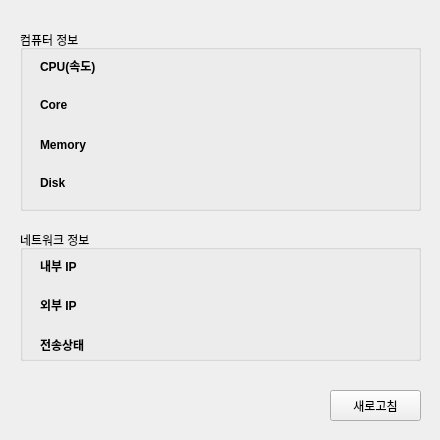
<?xml version="1.0" encoding="UTF-8"?>
<ui version="4.0">
 <class>Form</class>
 <widget class="QWidget" name="Form">
  <property name="geometry">
   <rect>
    <x>0</x>
    <y>0</y>
    <width>440</width>
    <height>440</height>
   </rect>
  </property>
  <property name="sizePolicy">
   <sizepolicy hsizetype="Fixed" vsizetype="Fixed">
    <horstretch>0</horstretch>
    <verstretch>0</verstretch>
   </sizepolicy>
  </property>
  <property name="minimumSize">
   <size>
    <width>440</width>
    <height>440</height>
   </size>
  </property>
  <property name="maximumSize">
   <size>
    <width>440</width>
    <height>440</height>
   </size>
  </property>
  <property name="windowTitle">
   <string>내 컴퓨터 정보</string>
  </property>
  <widget class="QGroupBox" name="groupBox">
   <property name="geometry">
    <rect>
     <x>20</x>
     <y>30</y>
     <width>401</width>
     <height>181</height>
    </rect>
   </property>
   <property name="title">
    <string>컴퓨터 정보</string>
   </property>
   <widget class="QLabel" name="lblDisk">
    <property name="geometry">
     <rect>
      <x>120</x>
      <y>137</y>
      <width>491</width>
      <height>31</height>
     </rect>
    </property>
    <property name="text">
     <string/>
    </property>
   </widget>
   <widget class="QLabel" name="lblCPU">
    <property name="geometry">
     <rect>
      <x>120</x>
      <y>20</y>
      <width>491</width>
      <height>31</height>
     </rect>
    </property>
    <property name="text">
     <string/>
    </property>
   </widget>
   <widget class="QLabel" name="label_2">
    <property name="geometry">
     <rect>
      <x>20</x>
      <y>59</y>
      <width>81</width>
      <height>31</height>
     </rect>
    </property>
    <property name="styleSheet">
     <string notr="true">font-weight: bold;</string>
    </property>
    <property name="text">
     <string>Core</string>
    </property>
   </widget>
   <widget class="QLabel" name="label_3">
    <property name="geometry">
     <rect>
      <x>20</x>
      <y>99</y>
      <width>81</width>
      <height>31</height>
     </rect>
    </property>
    <property name="styleSheet">
     <string notr="true">font-weight: bold;</string>
    </property>
    <property name="text">
     <string>Memory</string>
    </property>
   </widget>
   <widget class="QLabel" name="lblMem">
    <property name="geometry">
     <rect>
      <x>120</x>
      <y>99</y>
      <width>491</width>
      <height>31</height>
     </rect>
    </property>
    <property name="text">
     <string/>
    </property>
   </widget>
   <widget class="QLabel" name="label_4">
    <property name="geometry">
     <rect>
      <x>20</x>
      <y>137</y>
      <width>81</width>
      <height>31</height>
     </rect>
    </property>
    <property name="styleSheet">
     <string notr="true">font-weight: bold;</string>
    </property>
    <property name="text">
     <string>Disk</string>
    </property>
   </widget>
   <widget class="QLabel" name="label">
    <property name="geometry">
     <rect>
      <x>20</x>
      <y>20</y>
      <width>81</width>
      <height>31</height>
     </rect>
    </property>
    <property name="styleSheet">
     <string notr="true">font-weight: bold;</string>
    </property>
    <property name="text">
     <string>CPU(속도)</string>
    </property>
   </widget>
   <widget class="QLabel" name="lblCore">
    <property name="geometry">
     <rect>
      <x>120</x>
      <y>59</y>
      <width>491</width>
      <height>31</height>
     </rect>
    </property>
    <property name="text">
     <string/>
    </property>
   </widget>
  </widget>
  <widget class="QGroupBox" name="groupBox_2">
   <property name="geometry">
    <rect>
     <x>20</x>
     <y>230</y>
     <width>401</width>
     <height>131</height>
    </rect>
   </property>
   <property name="title">
    <string>네트워크 정보</string>
   </property>
   <widget class="QLabel" name="lblInnerNet">
    <property name="geometry">
     <rect>
      <x>120</x>
      <y>20</y>
      <width>491</width>
      <height>31</height>
     </rect>
    </property>
    <property name="text">
     <string/>
    </property>
   </widget>
   <widget class="QLabel" name="label_11">
    <property name="geometry">
     <rect>
      <x>20</x>
      <y>59</y>
      <width>81</width>
      <height>31</height>
     </rect>
    </property>
    <property name="styleSheet">
     <string notr="true">font-weight: bold;</string>
    </property>
    <property name="text">
     <string>외부 IP</string>
    </property>
   </widget>
   <widget class="QLabel" name="label_13">
    <property name="geometry">
     <rect>
      <x>20</x>
      <y>99</y>
      <width>81</width>
      <height>31</height>
     </rect>
    </property>
    <property name="styleSheet">
     <string notr="true">font-weight: bold;</string>
    </property>
    <property name="text">
     <string>전송상태</string>
    </property>
   </widget>
   <widget class="QLabel" name="lblNetStat">
    <property name="geometry">
     <rect>
      <x>120</x>
      <y>99</y>
      <width>491</width>
      <height>31</height>
     </rect>
    </property>
    <property name="text">
     <string/>
    </property>
   </widget>
   <widget class="QLabel" name="label_12">
    <property name="geometry">
     <rect>
      <x>20</x>
      <y>20</y>
      <width>81</width>
      <height>31</height>
     </rect>
    </property>
    <property name="styleSheet">
     <string notr="true">font-weight: bold;</string>
    </property>
    <property name="text">
     <string>내부 IP</string>
    </property>
   </widget>
   <widget class="QLabel" name="lblExtraNet">
    <property name="geometry">
     <rect>
      <x>120</x>
      <y>59</y>
      <width>491</width>
      <height>31</height>
     </rect>
    </property>
    <property name="text">
     <string/>
    </property>
   </widget>
  </widget>
  <widget class="QPushButton" name="btnRefresh">
   <property name="geometry">
    <rect>
     <x>330</x>
     <y>390</y>
     <width>91</width>
     <height>31</height>
    </rect>
   </property>
   <property name="text">
    <string>새로고침</string>
   </property>
   <property name="autoDefault">
    <bool>false</bool>
   </property>
   <property name="default">
    <bool>false</bool>
   </property>
   <property name="flat">
    <bool>false</bool>
   </property>
  </widget>
 </widget>
 <resources/>
 <connections/>
</ui>
